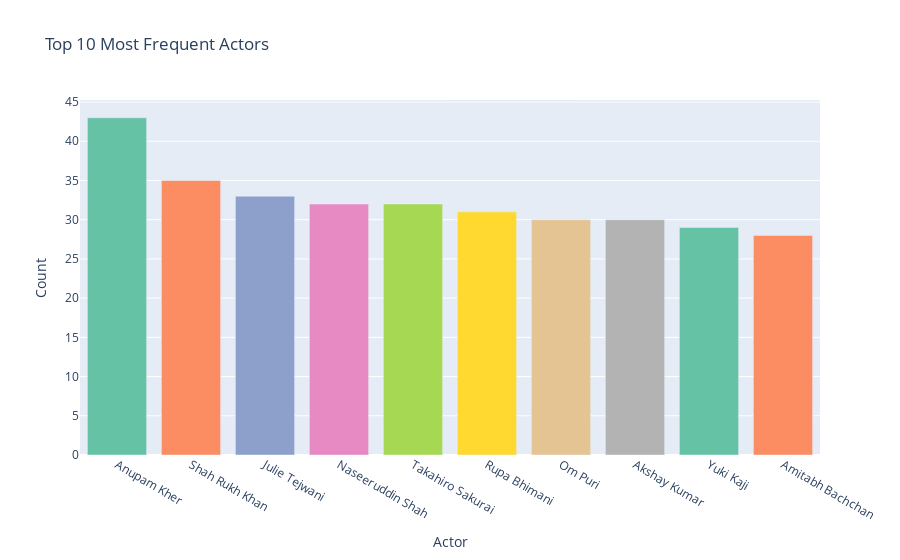

Notebook code for this chart:
### Code cell
# top_actors.plot(kind="bar")

actor_counts_df = top_actors.reset_index() # Generate a new DataFrame or Series with the index reset.
actor_counts_df.columns = ['actor', 'count']

fig = px.bar(
    actor_counts_df,
    x='actor',
    y='count',
    color='actor',
    color_discrete_sequence=px.colors.qualitative.Set2,
    title='Top 10 Most Frequent Actors'
)
fig.update_layout(showlegend=False, xaxis_title="Actor", yaxis_title="Count")
fig.show()

### Figure 1 — Plotly figure (JSON) as saved in the notebook; plotly's stock layout.template omitted (floating-point values rounded to 4 significant figures)
{"data": [{"hovertemplate": "actor=%{x}<br>count=%{y}<extra></extra>", "legendgroup": "Anupam Kher", "marker": {"color": "rgb(102,194,165)", "pattern": {"shape": ""}}, "name": "Anupam Kher", "orientation": "v", "showlegend": true, "textposition": "auto", "type": "bar", "x": ["Anupam Kher"], "xaxis": "x", "y": [43], "yaxis": "y"}, {"hovertemplate": "actor=%{x}<br>count=%{y}<extra></extra>", "legendgroup": "Shah Rukh Khan", "marker": {"color": "rgb(252,141,98)", "pattern": {"shape": ""}}, "name": "Shah Rukh Khan", "orientation": "v", "showlegend": true, "textposition": "auto", "type": "bar", "x": ["Shah Rukh Khan"], "xaxis": "x", "y": [35], "yaxis": "y"}, {"hovertemplate": "actor=%{x}<br>count=%{y}<extra></extra>", "legendgroup": "Julie Tejwani", "marker": {"color": "rgb(141,160,203)", "pattern": {"shape": ""}}, "name": "Julie Tejwani", "orientation": "v", "showlegend": true, "textposition": "auto", "type": "bar", "x": ["Julie Tejwani"], "xaxis": "x", "y": [33], "yaxis": "y"}, {"hovertemplate": "actor=%{x}<br>count=%{y}<extra></extra>", "legendgroup": "Naseeruddin Shah", "marker": {"color": "rgb(231,138,195)", "pattern": {"shape": ""}}, "name": "Naseeruddin Shah", "orientation": "v", "showlegend": true, "textposition": "auto", "type": "bar", "x": ["Naseeruddin Shah"], "xaxis": "x", "y": [32], "yaxis": "y"}, {"hovertemplate": "actor=%{x}<br>count=%{y}<extra></extra>", "legendgroup": "Takahiro Sakurai", "marker": {"color": "rgb(166,216,84)", "pattern": {"shape": ""}}, "name": "Takahiro Sakurai", "orientation": "v", "showlegend": true, "textposition": "auto", "type": "bar", "x": ["Takahiro Sakurai"], "xaxis": "x", "y": [32], "yaxis": "y"}, {"hovertemplate": "actor=%{x}<br>count=%{y}<extra></extra>", "legendgroup": "Rupa Bhimani", "marker": {"color": "rgb(255,217,47)", "pattern": {"shape": ""}}, "name": "Rupa Bhimani", "orientation": "v", "showlegend": true, "textposition": "auto", "type": "bar", "x": ["Rupa Bhimani"], "xaxis": "x", "y": [31], "yaxis": "y"}, {"hovertemplate": "actor=%{x}<br>count=%{y}<extra></extra>", "legendgroup": "Om Puri", "marker": {"color": "rgb(229,196,148)", "pattern": {"shape": ""}}, "name": "Om Puri", "orientation": "v", "showlegend": true, "textposition": "auto", "type": "bar", "x": ["Om Puri"], "xaxis": "x", "y": [30], "yaxis": "y"}, {"hovertemplate": "actor=%{x}<br>count=%{y}<extra></extra>", "legendgroup": "Akshay Kumar", "marker": {"color": "rgb(179,179,179)", "pattern": {"shape": ""}}, "name": "Akshay Kumar", "orientation": "v", "showlegend": true, "textposition": "auto", "type": "bar", "x": ["Akshay Kumar"], "xaxis": "x", "y": [30], "yaxis": "y"}, {"hovertemplate": "actor=%{x}<br>count=%{y}<extra></extra>", "legendgroup": "Yuki Kaji", "marker": {"color": "rgb(102,194,165)", "pattern": {"shape": ""}}, "name": "Yuki Kaji", "orientation": "v", "showlegend": true, "textposition": "auto", "type": "bar", "x": ["Yuki Kaji"], "xaxis": "x", "y": [29], "yaxis": "y"}, {"hovertemplate": "actor=%{x}<br>count=%{y}<extra></extra>", "legendgroup": "Amitabh Bachchan", "marker": {"color": "rgb(252,141,98)", "pattern": {"shape": ""}}, "name": "Amitabh Bachchan", "orientation": "v", "showlegend": true, "textposition": "auto", "type": "bar", "x": ["Amitabh Bachchan"], "xaxis": "x", "y": [28], "yaxis": "y"}], "layout": {"barmode": "relative", "legend": {"title": {"text": "actor"}, "tracegroupgap": 0}, "showlegend": false, "title": {"text": "Top 10 Most Frequent Actors"}, "xaxis": {"anchor": "y", "categoryarray": ["Anupam Kher", "Shah Rukh Khan", "Julie Tejwani", "Naseeruddin Shah", "Takahiro Sakurai", "Rupa Bhimani", "Om Puri", "Akshay Kumar", "Yuki Kaji", "Amitabh Bachchan"], "categoryorder": "array", "domain": [0, 1], "title": {"text": "Actor"}}, "yaxis": {"anchor": "x", "domain": [0, 1], "title": {"text": "Count"}}}}
